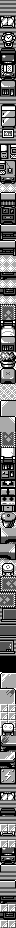

This game map was drawn from its Tiled (.tmx) file and the tilesets committed beside it. A one-line description and the full map source follow:
An orthogonal 2x116 tile map with 8x8 px tiles, 1 tile layer (metatiles), 3 tilesets.

<map height="116" orientation="orthogonal" renderorder="right-down" tileheight="8" tilewidth="8" width="2">
	<tileset firstgid="1" tilewidth="8" tileheight="8">
		<image source="../../../gfx/tilesets/image_16_5550.png" />
	</tileset>
	<tileset firstgid="129" tilewidth="8" tileheight="8">
		<image source="../../../gfx/tilesets/image_16_5d50.png" />
	</tileset>
	<tileset firstgid="136" tilewidth="8" tileheight="8">
		<image source="../../../gfx/tilesets/gfx_017_4f9e.png" />
	</tileset>
	<layer height="116" id="1" name="metatiles" width="2">
		<data encoding="csv">
2, 2,
2, 2,
3, 5,
4, 6,
7, 9,
8, 10,
11, 13,
12, 14,
15, 17,
16, 18,
19, 21,
20, 22,
2, 2,
23, 24,
25, 27,
26, 28,
29, 31,
30, 32,
33, 35,
34, 36,
37, 39,
38, 40,
41, 43,
42, 42,
44, 46,
45, 47,
48, 50,
49, 51,
44, 53,
52, 54,
53, 46,
55, 56,
42, 42,
42, 42,
57, 58,
42, 42,
59, 60,
42, 42,
61, 63,
62, 64,
65, 67,
66, 68,
19, 21,
20, 69,
70, 72,
71, 73,
74, 76,
75, 77,
78, 78,
78, 78,
79, 81,
80, 82,
81, 83,
82, 84,
85, 87,
86, 88,
89, 91,
90, 92,
93, 95,
94, 96,
97, 99,
98, 100,
101, 103,
102, 104,
105, 107,
106, 108,
109, 82,
110, 111,
82, 113,
112, 114,
115, 117,
116, 118,
119, 121,
120, 122,
123, 125,
124, 126,
127, 129,
128, 130,
129, 129,
130, 130,
129, 132,
131, 133,
134, 134,
134, 134,
136, 138,
137, 139,
140, 141,
139, 142,
143, 143,
143, 143,
144, 146,
145, 147,
148, 150,
149, 151,
152, 154,
153, 155,
156, 158,
157, 159,
2, 2,
3, 5,
2, 2,
11, 13,
2, 2,
143, 143,
4, 6,
143, 143,
12, 14,
41, 43,
44, 53,
2, 2,
53, 46,
2, 2,
57, 58,
143, 143,
59, 60,
143, 143</data>
	</layer>
</map>
